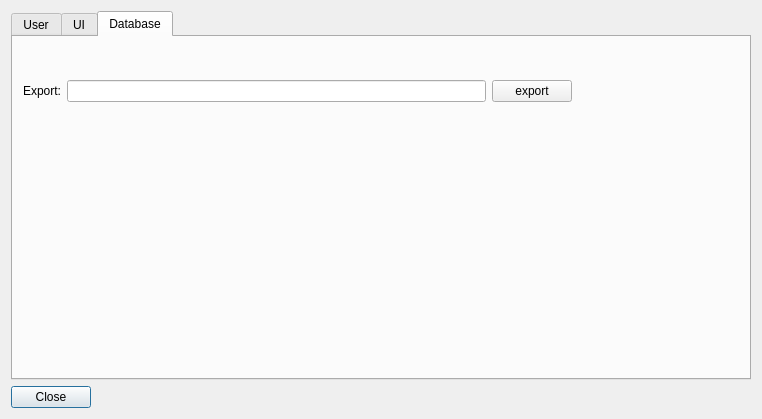
<?xml version="1.0" encoding="UTF-8"?>
<ui version="4.0">
 <class>settingsdialog</class>
 <widget class="QDialog" name="settingsdialog">
  <property name="geometry">
   <rect>
    <x>0</x>
    <y>0</y>
    <width>762</width>
    <height>419</height>
   </rect>
  </property>
  <property name="windowTitle">
   <string>Gidra Settings</string>
  </property>
  <layout class="QGridLayout" name="gridLayout_2">
   <item row="0" column="0">
    <layout class="QGridLayout" name="gridLayout">
     <item row="1" column="1">
      <layout class="QHBoxLayout" name="horizontalLayout">
       <item>
        <widget class="QPushButton" name="CloseButton">
         <property name="text">
          <string>Close</string>
         </property>
        </widget>
       </item>
       <item>
        <spacer name="horizontalSpacer">
         <property name="orientation">
          <enum>Qt::Horizontal</enum>
         </property>
         <property name="sizeHint" stdset="0">
          <size>
           <width>40</width>
           <height>20</height>
          </size>
         </property>
        </spacer>
       </item>
      </layout>
     </item>
     <item row="0" column="1">
      <widget class="QTabWidget" name="settingsTabWidget">
       <property name="currentIndex">
        <number>2</number>
       </property>
       <widget class="QWidget" name="tab_2">
        <attribute name="title">
         <string>User</string>
        </attribute>
        <widget class="QWidget" name="horizontalLayoutWidget">
         <property name="geometry">
          <rect>
           <x>10</x>
           <y>10</y>
           <width>511</width>
           <height>80</height>
          </rect>
         </property>
         <layout class="QHBoxLayout" name="horizontalLayout_4">
          <item>
           <widget class="QLabel" name="passlable">
            <property name="text">
             <string>New password: </string>
            </property>
           </widget>
          </item>
          <item>
           <widget class="QLineEdit" name="newPasswordLineEdit"/>
          </item>
          <item>
           <widget class="QPushButton" name="SetNewPassPushButton">
            <property name="text">
             <string>Set</string>
            </property>
           </widget>
          </item>
         </layout>
        </widget>
       </widget>
       <widget class="QWidget" name="tab_5">
        <attribute name="title">
         <string>UI</string>
        </attribute>
        <widget class="QWidget" name="verticalLayoutWidget">
         <property name="geometry">
          <rect>
           <x>0</x>
           <y>10</y>
           <width>287</width>
           <height>86</height>
          </rect>
         </property>
         <layout class="QVBoxLayout" name="verticalLayout">
          <item>
           <layout class="QHBoxLayout" name="horizontalLayout_3">
            <item>
             <widget class="QLabel" name="label">
              <property name="text">
               <string>Style:</string>
              </property>
             </widget>
            </item>
            <item>
             <widget class="QComboBox" name="styleComboBox">
              <item>
               <property name="text">
                <string>Default</string>
               </property>
              </item>
              <item>
               <property name="text">
                <string>Dark</string>
               </property>
              </item>
             </widget>
            </item>
            <item>
             <widget class="QPushButton" name="applyStyleSettingsPushButton">
              <property name="text">
               <string>Apply</string>
              </property>
             </widget>
            </item>
           </layout>
          </item>
         </layout>
        </widget>
        <widget class="QLabel" name="label_2">
         <property name="geometry">
          <rect>
           <x>10</x>
           <y>280</y>
           <width>711</width>
           <height>19</height>
          </rect>
         </property>
         <property name="text">
          <string>Restart gidra to apply the settings</string>
         </property>
        </widget>
       </widget>
       <widget class="QWidget" name="tab_3">
        <attribute name="title">
         <string>Database</string>
        </attribute>
        <widget class="QWidget" name="layoutWidget">
         <property name="geometry">
          <rect>
           <x>10</x>
           <y>10</y>
           <width>549</width>
           <height>88</height>
          </rect>
         </property>
         <layout class="QHBoxLayout" name="horizontalLayout_6">
          <item>
           <widget class="QLabel" name="exportLabel">
            <property name="text">
             <string>Export:</string>
            </property>
           </widget>
          </item>
          <item>
           <widget class="QLineEdit" name="exportPathlineEdit"/>
          </item>
          <item>
           <widget class="QPushButton" name="exportPushButton">
            <property name="text">
             <string>export</string>
            </property>
           </widget>
          </item>
         </layout>
        </widget>
       </widget>
      </widget>
     </item>
    </layout>
   </item>
  </layout>
 </widget>
 <resources/>
 <connections/>
</ui>
